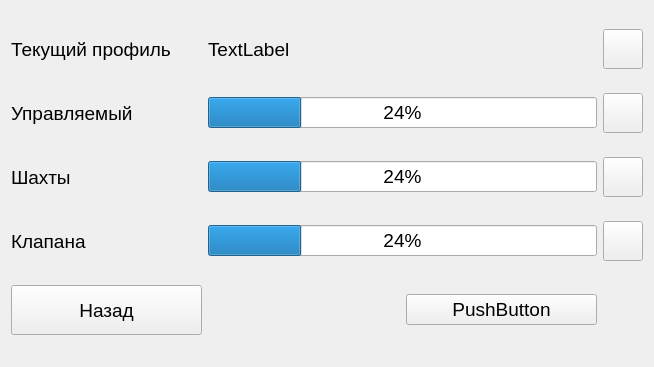
<?xml version="1.0" encoding="UTF-8"?>
<ui version="4.0">
 <class>VentilationOverviewFrame</class>
 <widget class="QWidget" name="VentilationOverviewFrame">
  <property name="geometry">
   <rect>
    <x>0</x>
    <y>0</y>
    <width>654</width>
    <height>367</height>
   </rect>
  </property>
  <property name="font">
   <font>
    <pointsize>14</pointsize>
   </font>
  </property>
  <property name="windowTitle">
   <string>Form</string>
  </property>
  <layout class="QGridLayout" name="gridLayout">
   <item row="1" column="0">
    <widget class="QLabel" name="label_3">
     <property name="text">
      <string>Управляемый</string>
     </property>
    </widget>
   </item>
   <item row="3" column="3">
    <widget class="QPushButton" name="btnConfigValve">
     <property name="minimumSize">
      <size>
       <width>40</width>
       <height>40</height>
      </size>
     </property>
     <property name="maximumSize">
      <size>
       <width>40</width>
       <height>40</height>
      </size>
     </property>
     <property name="text">
      <string/>
     </property>
     <property name="icon">
      <iconset resource="../Resources.qrc">
       <normaloff>:/Images/gears.png</normaloff>:/Images/gears.png</iconset>
     </property>
     <property name="iconSize">
      <size>
       <width>32</width>
       <height>32</height>
      </size>
     </property>
    </widget>
   </item>
   <item row="1" column="3">
    <widget class="QPushButton" name="pushButton_2">
     <property name="minimumSize">
      <size>
       <width>40</width>
       <height>40</height>
      </size>
     </property>
     <property name="maximumSize">
      <size>
       <width>40</width>
       <height>40</height>
      </size>
     </property>
     <property name="text">
      <string/>
     </property>
     <property name="icon">
      <iconset resource="../Resources.qrc">
       <normaloff>:/Images/gears.png</normaloff>:/Images/gears.png</iconset>
     </property>
     <property name="iconSize">
      <size>
       <width>32</width>
       <height>32</height>
      </size>
     </property>
    </widget>
   </item>
   <item row="3" column="1" colspan="2">
    <widget class="QProgressBar" name="pbValves">
     <property name="value">
      <number>24</number>
     </property>
    </widget>
   </item>
   <item row="5" column="0" colspan="4">
    <layout class="QHBoxLayout" name="layDiscrFans"/>
   </item>
   <item row="0" column="1">
    <widget class="QLabel" name="lblProfileName">
     <property name="text">
      <string>TextLabel</string>
     </property>
    </widget>
   </item>
   <item row="2" column="3">
    <widget class="QPushButton" name="btnConfigMine">
     <property name="minimumSize">
      <size>
       <width>40</width>
       <height>40</height>
      </size>
     </property>
     <property name="maximumSize">
      <size>
       <width>40</width>
       <height>40</height>
      </size>
     </property>
     <property name="text">
      <string/>
     </property>
     <property name="icon">
      <iconset resource="../Resources.qrc">
       <normaloff>:/Images/gears.png</normaloff>:/Images/gears.png</iconset>
     </property>
     <property name="iconSize">
      <size>
       <width>32</width>
       <height>32</height>
      </size>
     </property>
    </widget>
   </item>
   <item row="2" column="0">
    <widget class="QLabel" name="label_4">
     <property name="text">
      <string>Шахты</string>
     </property>
    </widget>
   </item>
   <item row="6" column="0">
    <widget class="QPushButton" name="pushButton">
     <property name="minimumSize">
      <size>
       <width>0</width>
       <height>50</height>
      </size>
     </property>
     <property name="maximumSize">
      <size>
       <width>16777215</width>
       <height>50</height>
      </size>
     </property>
     <property name="text">
      <string>Назад</string>
     </property>
     <property name="icon">
      <iconset resource="../Resources.qrc">
       <normaloff>:/Images/icons8-u-turn-to-left-50.png</normaloff>:/Images/icons8-u-turn-to-left-50.png</iconset>
     </property>
     <property name="iconSize">
      <size>
       <width>42</width>
       <height>42</height>
      </size>
     </property>
    </widget>
   </item>
   <item row="3" column="0">
    <widget class="QLabel" name="label_5">
     <property name="text">
      <string>Клапана</string>
     </property>
    </widget>
   </item>
   <item row="0" column="0">
    <widget class="QLabel" name="label">
     <property name="maximumSize">
      <size>
       <width>16777215</width>
       <height>30</height>
      </size>
     </property>
     <property name="text">
      <string>Текущий профиль</string>
     </property>
    </widget>
   </item>
   <item row="1" column="1" colspan="2">
    <widget class="QProgressBar" name="pbAnalogFan">
     <property name="value">
      <number>24</number>
     </property>
    </widget>
   </item>
   <item row="2" column="1" colspan="2">
    <widget class="QProgressBar" name="pbMines">
     <property name="value">
      <number>24</number>
     </property>
    </widget>
   </item>
   <item row="4" column="0" colspan="4">
    <layout class="QHBoxLayout" name="layAnalogFans"/>
   </item>
   <item row="0" column="3">
    <widget class="QPushButton" name="btnSelectProfile">
     <property name="minimumSize">
      <size>
       <width>40</width>
       <height>40</height>
      </size>
     </property>
     <property name="maximumSize">
      <size>
       <width>40</width>
       <height>40</height>
      </size>
     </property>
     <property name="text">
      <string/>
     </property>
     <property name="icon">
      <iconset resource="../Resources.qrc">
       <normaloff>:/Images/line-chart.png</normaloff>:/Images/line-chart.png</iconset>
     </property>
     <property name="iconSize">
      <size>
       <width>32</width>
       <height>32</height>
      </size>
     </property>
    </widget>
   </item>
   <item row="6" column="2">
    <widget class="QPushButton" name="btnConfigure">
     <property name="text">
      <string>PushButton</string>
     </property>
     <property name="icon">
      <iconset resource="../Resources.qrc">
       <normaloff>:/Images/icons8-edit-64.png</normaloff>:/Images/icons8-edit-64.png</iconset>
     </property>
    </widget>
   </item>
  </layout>
 </widget>
 <resources>
  <include location="../Resources.qrc"/>
 </resources>
 <connections/>
</ui>
